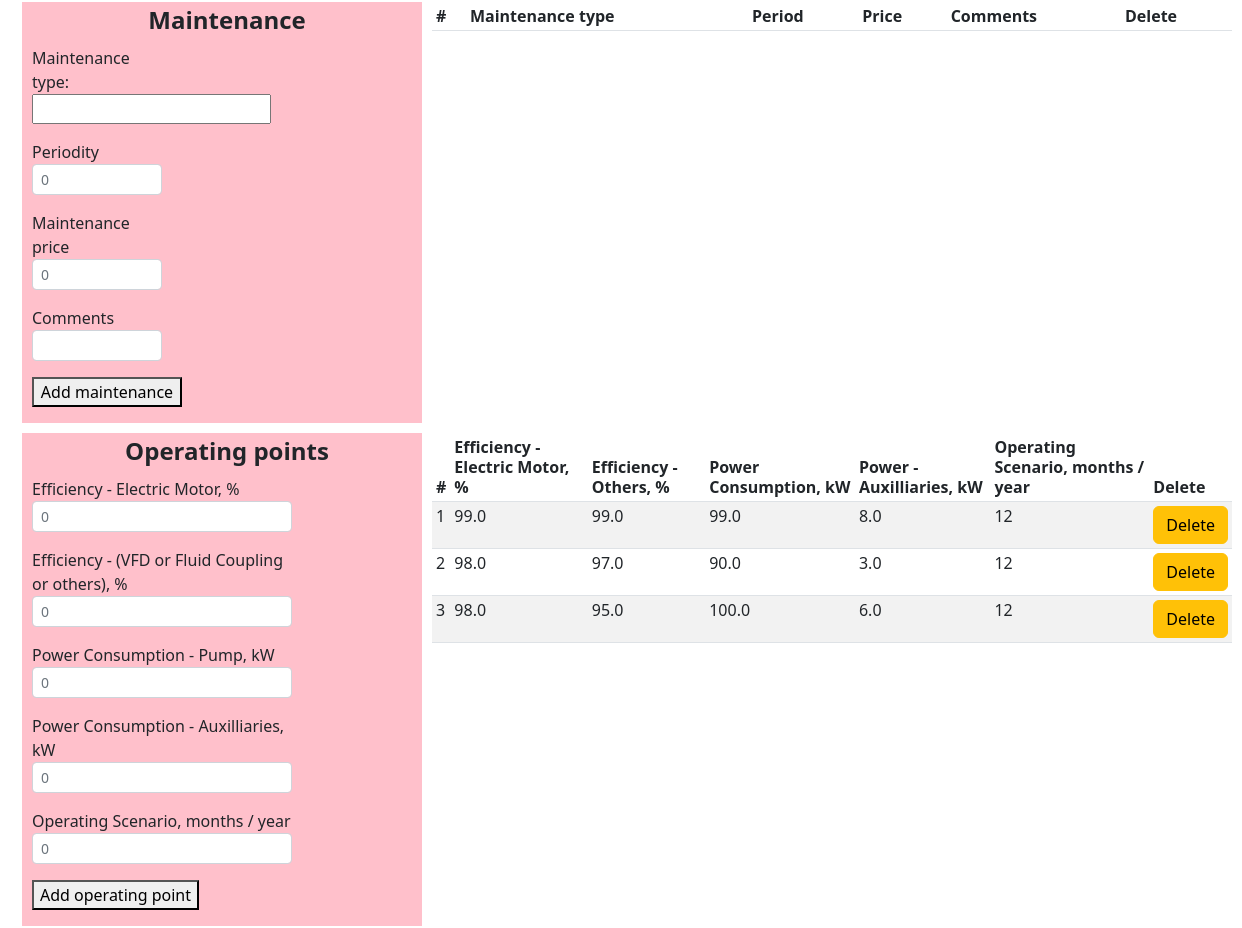
The page /form_page/add_point (middle part) on the database as committed earlier.
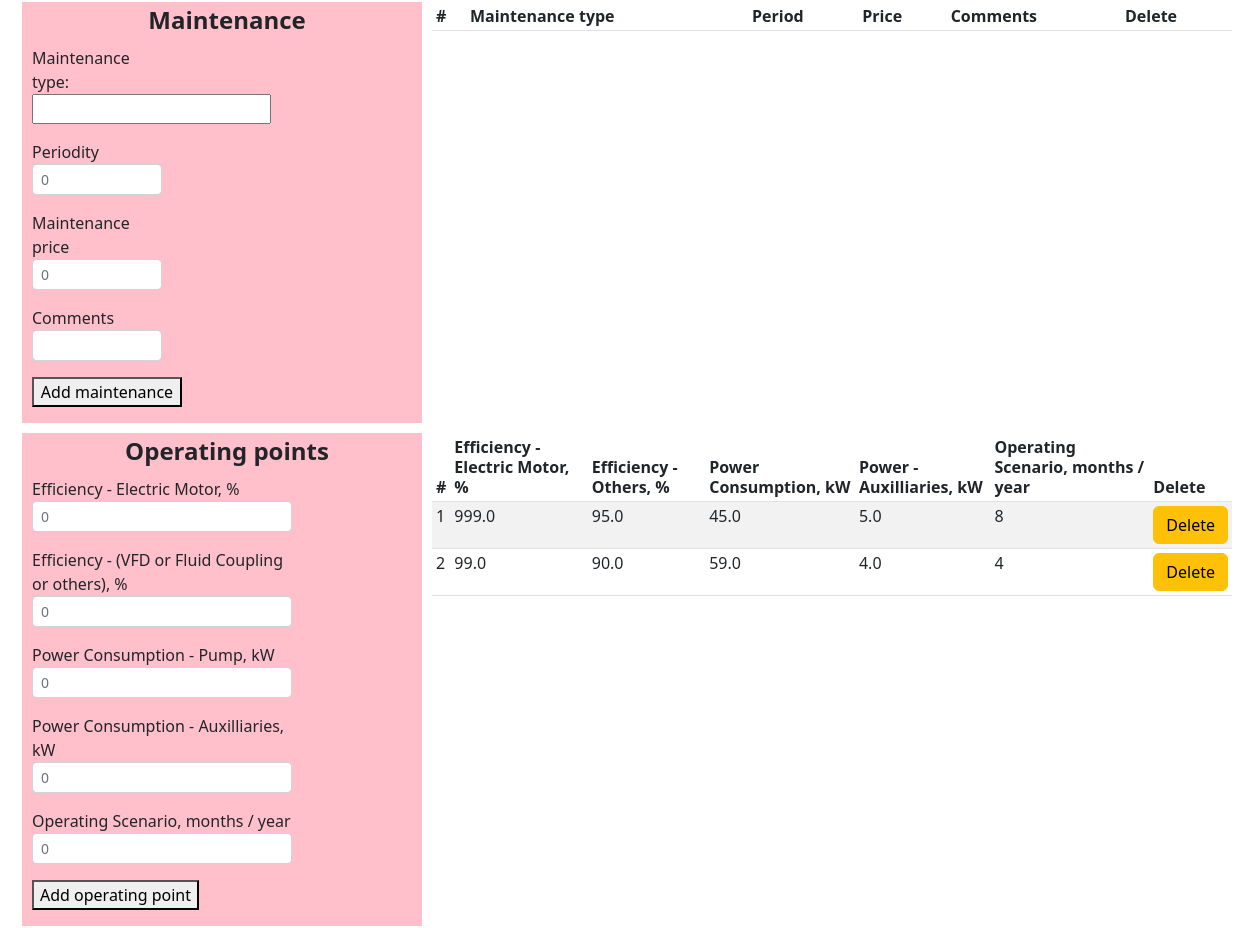
The same page on the database as committed later.
### app.py (models this page shows, shortened)
class Point(db.Model):
    id = db.Column(db.Integer, primary_key=True)
    eff_driver = db.Column(db.Float, nullable=False)
    eff_other = db.Column(db.Float, nullable=False)
    power_pump = db.Column(db.Float, nullable=False)
    power_aux = db.Column(db.Float, nullable=False)
    scenario = db.Column(db.Integer, nullable=False)

### app.py (the view)
@app.route('/form_page/add_point', methods=['POST','GET'])
def form_page_add_point():
    points = Point.query.all()
    eff_driver = 0
    eff_other = 0
    power_pump = 0
    power_aux = 0
    scenario = 0
    if request.method=="POST":
        points = Point.query.all()
        eff_driver = request.form["eff_driver"]
        eff_other = request.form["eff_other"]
        power_pump = request.form["power_pump"]
        power_aux = request.form["power_aux"]
        scenario = request.form["scenario"]
        sum=0
        for point in points:
            sum += point.scenario
        if sum+int(scenario)>12:
            return "Sum of operating scenarios should not be more than 12 months/year "
        point=Point(eff_driver=eff_driver,eff_other=eff_other,power_pump=power_pump,power_aux=power_aux,scenario=scenario)
        try:
            db.session.add(point)
            db.session.commit()
            return redirect(url_for('form_page'))
        except:
            return "При добалении данных произошла ошибка"
    else:
        return render_template('form_page.html', points=points, eff_driver=eff_driver,eff_other=eff_other,power_pump=power_pump,power_aux=power_aux,scenario=scenario)

### templates/form_page.html (shortened to what this page needs)
{% extends 'base.html'%}
{%block body%}
<section class="container">
  <div class="input2">
    <fieldset>
    <legend align="center"><b>Maintenance</b></legend>
    <form action="/form_page/add_maintenance" method="POST" name="maintenance" autocomplete="off" id="maintenance">
    <div class="form-row">
    <div class="col-md-4 mb-3">
      Maintenance type:
 <input name=main_type list=maintenances>
   <p></p><label for="period">Periodity</label>
    <input type="number" name="period" id="period" placeholder="0" min=0 class="form-control form-control-sm" required>
    <p></p><label for="main_price">Maintenance price</label>
    <input type="number" name="main_price" id="main_price" placeholder="0" min=0 class="form-control form-control-sm" required>
      <p></p><label for="main_comments">Comments</label>
    <input type="text" name="main_comments" id="main_comments" class="form-control form-control-sm"><p></p>
	<button type="submit" onclick="document.forms.maintenance.submit()" style="width: 150px;">Add maintenance</button>
</form>
</fieldset>
  </div>
  <div class="tab2">
      <table class="table table-striped table-sm">
          <thead>
            <tr>
              <th scope="col">#</th>
              <th scope="col">Maintenance type</th>
                <th scope="col">Period</th>
                <th scope="col">Price</th>
                <th scope="col">Comments</th>
                <th scope="col">Delete</th>
                 </tr>
          </thead>
        </table>
  </div>
  <div class="input3">
    <fieldset id="points">
    <legend align="center"><b>Operating points</b></legend>
        <form action="/form_page/add_point" method="POST" name="oper_points">
    <div class="form-row">
    <div class="col-md-8 mb-3">
    <label for="eff_driver">Efficiency - Electric Motor, %</label>
    <div text-align="right"><input type="number" name="eff_driver" id="eff_driver" placeholder="0" min=0 max="100" class="form-control form-control-sm" required></div><p></p>
	   <label for="eff_other">Efficiency - (VFD or Fluid Coupling or others), %</label>
    <input type="number" name="eff_other" id="eff_other" placeholder="0" min=0 max="100" class="form-control form-control-sm" required><p></p>
            <label for="power_pump">Power Consumption - Pump, kW</label>
   <input type="number" name="power_pump" id="power_pump" placeholder="0" min="0" class="form-control form-control-sm" required><p></p>
			   <label for="power_aux">Power Consumption - Auxilliaries, kW</label>
    <input type="number" name="power_aux" id="power_aux" placeholder="0" min="0" class="form-control form-control-sm" required><p></p>
				   <label for="scenario">Operating Scenario, months / year</label>
    <input type="number" name="scenario" id="scenario" placeholder="0" min="0" max="12" step="1" class="form-control form-control-sm" required><p></p>
	<button type="submit" onclick="document.forms.oper_points.submit()">Add operating point</button>
</form>
</fieldset>
  </div>
  <div class="tab3">
      <table class="table table-striped table-sm">
          <thead>
          <th scope="col">#</th>
              <th scope="col">Efficiency - Electric Motor, %</th>
                <th scope="col">Efficiency - Others, %</th>
                <th scope="col">Power Consumption, kW</th>
                <th scope="col">Power - Auxilliaries, kW </th>
                <th scope="col">Operating Scenario, months / year</th>
                <th scope="col">Delete</th>
          </thead>
     <tbody>{% for k in points %}
            <tr>
                <td class="counterCell"></td>
                <td> {{k.eff_driver}}</td>
                <td> {{k.eff_other}}</td>
                <td> {{k.power_pump}}</td>
                <td> {{k.power_aux}}</td>
                <td> {{k.scenario}}</td>
                <td><a class="btn btn-warning" href='/form_page/{{k.id}}/del_point'>Delete</a></td>
            </tr>
            {% endfor %}
     </tbody>
        </table>
  </div>
</section>
    {%endblock%}

Rows that differ between the two databases and show on the page:
removed Point: eff_driver "99.0", eff_other "99.0", power_pump "99.0", power_aux "8.0", scenario "12"
removed Point: eff_driver "98.0", eff_other "97.0", power_pump "90.0", power_aux "3.0", scenario "12"
removed Point: eff_driver "98.0", eff_other "95.0", power_pump "100.0", power_aux "6.0", scenario "12"
added Point: eff_driver "999.0", eff_other "95.0", power_pump "45.0", power_aux "5.0", scenario "8"
added Point: eff_driver "99.0", eff_other "90.0", power_pump "59.0", power_aux "4.0", scenario "4"
